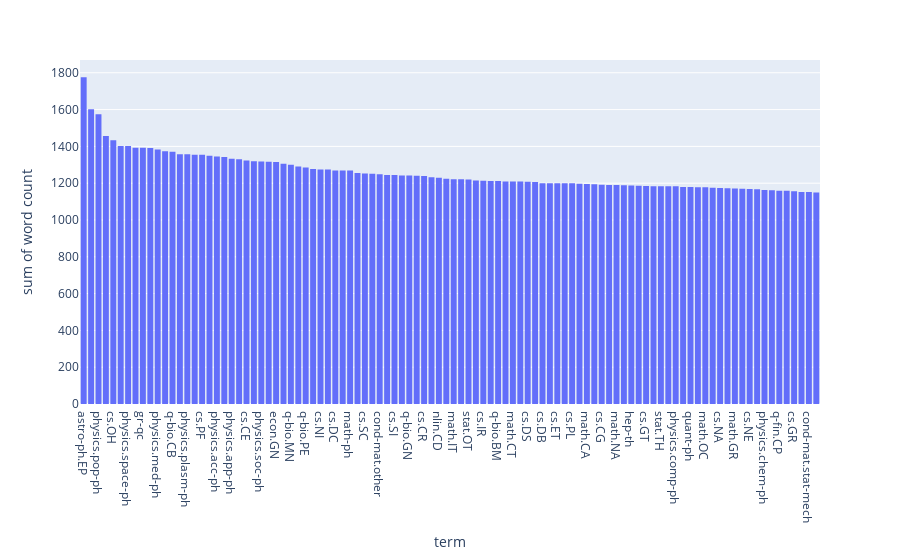

The code cell stored with this chart in its notebook:
### Code cell
fig = px.histogram(word_counts_100, x=word_counts_100.index, y=word_counts_100, labels={'index':'term', 'y':'word count'})
fig.show()

### Figure 1 — Plotly figure (JSON) as saved in the notebook; plotly's stock layout.template omitted (floating-point values rounded to 4 significant figures)
{"data": [{"alignmentgroup": "True", "bingroup": "x", "histfunc": "sum", "hovertemplate": "term=%{x}<br>sum of word count=%{y}<extra></extra>", "legendgroup": "", "marker": {"color": "#636efa", "pattern": {"shape": ""}}, "name": "", "offsetgroup": "", "orientation": "v", "showlegend": false, "type": "histogram", "x": ["astro-ph.EP", "physics.ed-ph", "physics.pop-ph", "q-bio.TO", "cs.OH", "cs.AR", "physics.space-ph", "physics.geo-ph", "gr-qc", "nucl-th", "physics.med-ph", "physics.ins-det", "q-bio.CB", "nlin.CG", "physics.plasm-ph", "cs.CC", "cs.PF", "cond-mat.mtrl-sci", "physics.acc-ph", "physics.bio-ph", "physics.app-ph", "math.HO", "cs.CE", "q-bio.NC", "physics.soc-ph", "q-fin.EC", "econ.GN", "physics.flu-dyn", "q-bio.MN", "astro-ph.HE", "q-bio.PE", "q-bio.QM", "cs.NI", "eess.SP", "cs.DC", "math.MP", "math-ph", "cs.MM", "cs.SC", "cs.SE", "cond-mat.other", "cond-mat.dis-nn", "cs.SI", "cs.CY", "q-bio.GN", "eess.IV", "cs.CR", "cs.HC", "nlin.CD", "stat.AP", "math.IT", "cs.IT", "stat.OT", "q-fin.PM", "cs.IR", "cs.MA", "q-bio.BM", "cs.CV", "math.CT", "math.DG", "cs.DS", "econ.EM", "cs.DB", "physics.data-an", "cs.ET", "eess.SY", "cs.PL", "physics.optics", "math.CA", "math.AC", "cs.CG", "cs.RO", "math.NA", "eess.AS", "hep-th", "cs.AI", "cs.GT", "astro-ph.IM", "stat.TH", "math.ST", "physics.comp-ph", "math.DS", "quant-ph", "cs.SY", "math.OC", "cs.LG", "cs.NA", "stat.ME", "math.GR", "astro-ph.SR", "cs.NE", "cs.SD", "physics.chem-ph", "cs.DL", "q-fin.CP", "q-fin.GN", "cs.GR", "stat.ML", "cond-mat.stat-mech", "q-fin.TR"], "xaxis": "x", "y": [1776, 1602, 1574, 1457.0, 1434, 1403.0, 1402, 1392.0, 1392, 1391, 1383.0, 1374.0, 1371.0, 1357, 1357.0, 1354.0, 1354.0, 1349.0, 1345.0, 1342.0, 1333.0, 1330, 1324.0, 1319.0, 1318.0, 1316.0, 1315.0, 1306.0, 1301.0, 1291.0, 1285.0, 1277.0, 1275.0, 1274.0, 1270.0, 1269.0, 1269.0, 1255.0, 1253.0, 1252.0, 1248, 1245.0, 1244.0, 1242.0, 1241.0, 1241.0, 1239.0, 1232.0, 1230, 1224.0, 1222.0, 1222.0, 1220.0, 1215.0, 1213.0, 1212.0, 1212.0, 1209.0, 1209, 1209.0, 1208.0, 1207.0, 1200.0, 1200.0, 1200.0, 1199.0, 1199.0, 1196.0, 1196.0, 1194, 1192.0, 1191.0, 1190.0, 1189.0, 1188.0, 1186.0, 1185.0, 1184.0, 1184.0, 1184.0, 1183.0, 1180.0, 1179.0, 1179.0, 1178.0, 1176.0, 1174.0, 1173.0, 1171.0, 1169.0, 1169.0, 1167.0, 1163.0, 1162.0, 1159.0, 1158.0, 1157.0, 1152.0, 1152.0, 1150.0], "yaxis": "y"}], "layout": {"barmode": "relative", "legend": {"tracegroupgap": 0}, "margin": {"t": 60}, "xaxis": {"anchor": "y", "domain": [0, 1], "title": {"text": "term"}}, "yaxis": {"anchor": "x", "domain": [0, 1], "title": {"text": "sum of word count"}}}}
